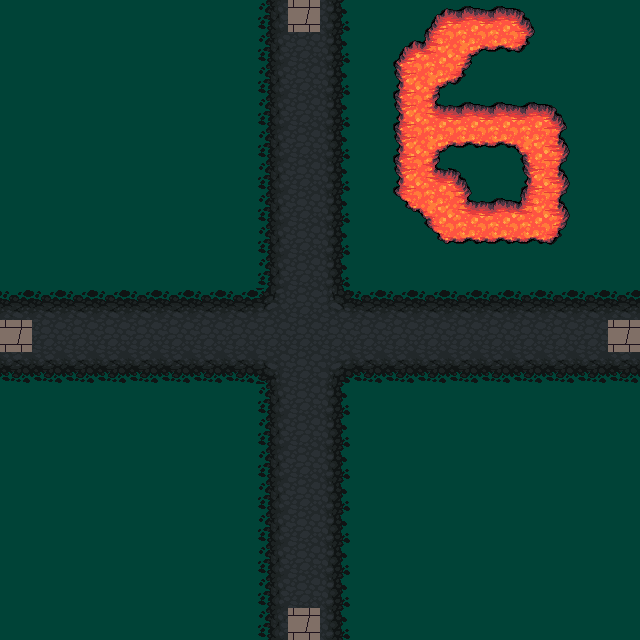

The image is a tile-based game level rendered from a .tmx file. Its description and complete source (layers, tilesets, objects, tile grids) follow:
An orthogonal 20x20 tile map with 32x32 px tiles, 3 tile layers (grass, road, num) and 4 objects (e4, e3, e2, e1).

<map version="1.4" tiledversion="1.4.3" orientation="orthogonal" renderorder="right-down" width="20" height="20" tilewidth="32" tileheight="32" infinite="0" nextlayerid="5" nextobjectid="5">
 <tileset firstgid="1" source="../Maps/klipartz.com.tsx" />
 <layer id="1" name="grass" width="20" height="20">
  <data encoding="csv">
872,872,872,872,872,872,872,872,872,872,872,872,872,872,872,872,872,872,872,872,
872,872,872,872,872,872,872,872,872,872,872,872,872,872,872,872,872,872,872,872,
872,872,872,872,872,872,872,872,872,872,872,872,872,872,872,872,872,872,872,872,
872,872,872,872,872,872,872,872,872,872,872,872,872,872,872,872,872,872,872,872,
872,872,872,872,872,872,872,872,872,872,872,872,872,872,872,872,872,872,872,872,
872,872,872,872,872,872,872,872,872,872,872,872,872,872,872,872,872,872,872,872,
872,872,872,872,872,872,872,872,872,872,872,872,872,872,872,872,872,872,872,872,
872,872,872,872,872,872,872,872,872,872,872,872,872,872,872,872,872,872,872,872,
872,872,872,872,872,872,872,872,872,872,872,872,872,872,872,872,872,872,872,872,
872,872,872,872,872,872,872,872,872,872,872,872,872,872,872,872,872,872,872,872,
872,872,872,872,872,872,872,872,872,872,872,872,872,872,872,872,872,872,872,872,
872,872,872,872,872,872,872,872,872,872,872,872,872,872,872,872,872,872,872,872,
872,872,872,872,872,872,872,872,872,872,872,872,872,872,872,872,872,872,872,872,
872,872,872,872,872,872,872,872,872,872,872,872,872,872,872,872,872,872,872,872,
872,872,872,872,872,872,872,872,872,872,872,872,872,872,872,872,872,872,872,872,
872,872,872,872,872,872,872,872,872,872,872,872,872,872,872,872,872,872,872,872,
872,872,872,872,872,872,872,872,872,872,872,872,872,872,872,872,872,872,872,872,
872,872,872,872,872,872,872,872,872,872,872,872,872,872,872,872,872,872,872,872,
872,872,872,872,872,872,872,872,872,872,872,872,872,872,872,872,872,872,872,872,
872,872,872,872,872,872,872,872,872,872,872,872,872,872,872,872,872,872,872,872
</data>
 </layer>
 <layer id="2" name="road" width="20" height="20">
  <data encoding="csv">
0,0,0,0,0,0,0,0,307,882,309,0,0,0,0,0,0,0,0,0,
0,0,0,0,0,0,0,0,307,308,309,0,0,0,0,0,0,0,0,0,
0,0,0,0,0,0,0,0,307,308,309,0,0,0,0,0,0,0,0,0,
0,0,0,0,0,0,0,0,307,308,309,0,0,0,0,0,0,0,0,0,
0,0,0,0,0,0,0,0,307,308,309,0,0,0,0,0,0,0,0,0,
0,0,0,0,0,0,0,0,307,308,309,0,0,0,0,0,0,0,0,0,
0,0,0,0,0,0,0,0,307,308,309,0,0,0,0,0,0,0,0,0,
0,0,0,0,0,0,0,0,307,308,309,0,0,0,0,0,0,0,0,0,
0,0,0,0,0,0,0,0,307,308,309,0,0,0,0,0,0,0,0,0,
276,276,276,276,276,276,276,276,245,308,244,276,276,276,276,276,276,276,276,276,
882,308,308,308,308,308,308,308,308,308,308,308,308,308,308,308,308,308,308,882,
340,340,340,340,340,340,340,340,213,308,212,340,340,340,340,340,340,340,340,340,
0,0,0,0,0,0,0,0,307,308,309,0,0,0,0,0,0,0,0,0,
0,0,0,0,0,0,0,0,307,308,309,0,0,0,0,0,0,0,0,0,
0,0,0,0,0,0,0,0,307,308,309,0,0,0,0,0,0,0,0,0,
0,0,0,0,0,0,0,0,307,308,309,0,0,0,0,0,0,0,0,0,
0,0,0,0,0,0,0,0,307,308,309,0,0,0,0,0,0,0,0,0,
0,0,0,0,0,0,0,0,307,308,309,0,0,0,0,0,0,0,0,0,
0,0,0,0,0,0,0,0,307,308,309,0,0,0,0,0,0,0,0,0,
0,0,0,0,0,0,0,0,307,882,309,0,0,0,0,0,0,0,0,0
</data>
 </layer>
 <layer id="4" name="num" width="20" height="20">
  <data encoding="csv">
0,0,0,0,0,0,0,0,0,0,0,0,0,272,273,273,274,0,0,0,
0,0,0,0,0,0,0,0,0,0,0,0,272,242,209,337,338,0,0,0,
0,0,0,0,0,0,0,0,0,0,0,0,304,209,338,0,0,0,0,0,
0,0,0,0,0,0,0,0,0,0,0,0,304,241,273,273,273,274,0,0,
0,0,0,0,0,0,0,0,0,0,0,0,304,209,337,337,210,306,0,0,
0,0,0,0,0,0,0,0,0,0,0,0,304,241,274,0,304,306,0,0,
0,0,0,0,0,0,0,0,0,0,0,0,336,210,241,273,242,306,0,0,
0,0,0,0,0,0,0,0,0,0,0,0,0,336,337,337,337,338,0,0,
0,0,0,0,0,0,0,0,0,0,0,0,0,0,0,0,0,0,0,0,
0,0,0,0,0,0,0,0,0,0,0,0,0,0,0,0,0,0,0,0,
0,0,0,0,0,0,0,0,0,0,0,0,0,0,0,0,0,0,0,0,
0,0,0,0,0,0,0,0,0,0,0,0,0,0,0,0,0,0,0,0,
0,0,0,0,0,0,0,0,0,0,0,0,0,0,0,0,0,0,0,0,
0,0,0,0,0,0,0,0,0,0,0,0,0,0,0,0,0,0,0,0,
0,0,0,0,0,0,0,0,0,0,0,0,0,0,0,0,0,0,0,0,
0,0,0,0,0,0,0,0,0,0,0,0,0,0,0,0,0,0,0,0,
0,0,0,0,0,0,0,0,0,0,0,0,0,0,0,0,0,0,0,0,
0,0,0,0,0,0,0,0,0,0,0,0,0,0,0,0,0,0,0,0,
0,0,0,0,0,0,0,0,0,0,0,0,0,0,0,0,0,0,0,0,
0,0,0,0,0,0,0,0,0,0,0,0,0,0,0,0,0,0,0,0
</data>
 </layer>
 <objectgroup id="3" name="exits">
  <object id="1" name="e4" x="0" y="320" width="32" height="32" />
  <object id="2" name="e3" x="288" y="0" width="32" height="32" />
  <object id="3" name="e2" x="608" y="320" width="32" height="32" />
  <object id="4" name="e1" x="288" y="608" width="32" height="32" />
 </objectgroup>
</map>
